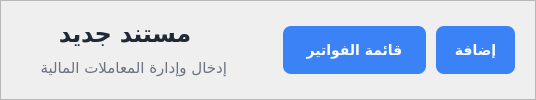
        <widget class="QFrame" name="Frame_TopHeader">
         <property name="styleSheet">
          <string notr="true">QFrame#Frame_TopHeader {
    background-color: rgba(255, 255, 255, 0.62);
    border-bottom: 1px solid rgba(209, 213, 219, 0.50);
    border-top-left-radius: 20px;
    border-top-right-radius: 20px;
}</string>
         </property>
         <property name="frameShape">
          <enum>QFrame::StyledPanel</enum>
         </property>
         <property name="frameShadow">
          <enum>QFrame::Plain</enum>
         </property>
         <layout class="QHBoxLayout" name="headerLayout">
          <property name="spacing">
           <number>12</number>
          </property>
          <property name="leftMargin">
           <number>24</number>
          </property>
          <property name="topMargin">
           <number>16</number>
          </property>
          <property name="rightMargin">
           <number>20</number>
          </property>
          <property name="bottomMargin">
           <number>16</number>
          </property>
          <item>
           <layout class="QVBoxLayout" name="titleSectionLayout">
            <property name="spacing">
             <number>2</number>
            </property>
            <property name="leftMargin">
             <number>0</number>
            </property>
            <property name="topMargin">
             <number>0</number>
            </property>
            <property name="rightMargin">
             <number>0</number>
            </property>
            <property name="bottomMargin">
             <number>0</number>
            </property>
            <item>
             <layout class="QHBoxLayout" name="titleRowLayout">
              <property name="spacing">
               <number>8</number>
              </property>
              <item>
               <widget class="QLabel" name="Label_HeaderIcon">
                <property name="minimumSize">
                 <size>
                  <width>24</width>
                  <height>24</height>
                 </size>
                </property>
                <property name="styleSheet">
                 <string notr="true">QLabel#Label_HeaderIcon {
    color: #3B82F6;
    font-size: 20px;
}</string>
                </property>
                <property name="text">
                 <string/>
                </property>
                <property name="scaledContents">
                 <bool>false</bool>
                </property>
                <property name="alignment">
                 <set>Qt::AlignCenter</set>
                </property>
               </widget>
              </item>
              <item>
               <widget class="QLabel" name="Label_DocumentTitle">
                <property name="font">
                 <font>
                  <family>Tajawal</family>
                  <pointsize>-1</pointsize>
                  <weight>87</weight>
                  <bold>true</bold>
                 </font>
                </property>
                <property name="layoutDirection">
                 <enum>Qt::RightToLeft</enum>
                </property>
                <property name="styleSheet">
                 <string notr="true">QLabel#Label_DocumentTitle {
    color: #1F2937;
    font-size: 24px;
    font-weight: 700;
    letter-spacing: -0.3px;
}</string>
                </property>
                <property name="text">
                 <string>مستند جديد</string>
                </property>
               </widget>
              </item>
              <item>
               <spacer name="titleSpacer">
                <property name="orientation">
                 <enum>Qt::Horizontal</enum>
                </property>
                <property name="sizeHint" stdset="0">
                 <size>
                  <width>40</width>
                  <height>20</height>
                 </size>
                </property>
               </spacer>
              </item>
             </layout>
            </item>
            <item>
             <widget class="QLabel" name="Label_DocumentSubtitle">
              <property name="font">
               <font>
                <family>Tajawal</family>
                <pointsize>-1</pointsize>
                <weight>50</weight>
                <bold>false</bold>
               </font>
              </property>
              <property name="layoutDirection">
               <enum>Qt::RightToLeft</enum>
              </property>
              <property name="styleSheet">
               <string notr="true">QLabel#Label_DocumentSubtitle {
    color: #6B7280;
    font-size: 15px;
    font-weight: 400;
    margin-top: 2px;
}</string>
              </property>
              <property name="text">
               <string>إدخال وإدارة المعاملات المالية</string>
              </property>
             </widget>
            </item>
           </layout>
          </item>
          <item>
           <spacer name="headerSpacer">
            <property name="orientation">
             <enum>Qt::Horizontal</enum>
            </property>
            <property name="sizeHint" stdset="0">
             <size>
              <width>40</width>
              <height>20</height>
             </size>
            </property>
           </spacer>
          </item>
          <item>
           <layout class="QHBoxLayout" name="headerControlsLayout">
            <property name="spacing">
             <number>10</number>
            </property>
            <property name="leftMargin">
             <number>0</number>
            </property>
            <property name="topMargin">
             <number>0</number>
            </property>
            <property name="rightMargin">
             <number>0</number>
            </property>
            <property name="bottomMargin">
             <number>0</number>
            </property>
            <item>
             <widget class="QToolButton" name="Button_ListTransactions">
              <property name="minimumSize">
               <size>
                <width>0</width>
                <height>48</height>
               </size>
              </property>
              <property name="maximumSize">
               <size>
                <width>16777215</width>
                <height>48</height>
               </size>
              </property>
              <property name="font">
               <font>
                <family>Tajawal</family>
                <pointsize>-1</pointsize>
                <weight>75</weight>
                <bold>true</bold>
               </font>
              </property>
              <property name="cursor">
               <cursorShape>PointingHandCursor</cursorShape>
              </property>
              <property name="styleSheet">
               <string notr="true">QToolButton#Button_ListTransactions {
    background-color: #3B82F6;
    color: #FFFFFF;
    border: none;
    border-radius: 8px;
    font-size: 14px;
    font-weight: 600;
    padding: 7px 18px;
    min-height: 34px;
    spacing: 6px;
}
QToolButton#Button_ListTransactions:hover { background-color: #2563EB; }
QToolButton#Button_ListTransactions:pressed { background-color: #1D4ED8; }</string>
              </property>
              <property name="text">
               <string>قائمة الفواتير</string>
              </property>
              <property name="toolButtonStyle">
               <enum>Qt::ToolButtonTextBesideIcon</enum>
              </property>
             </widget>
            </item>
            <item>
             <widget class="QPushButton" name="Button_AddTier">
              <property name="font">
               <font>
                <family>Tajawal</family>
                <pointsize>-1</pointsize>
                <weight>75</weight>
                <bold>true</bold>
               </font>
              </property>
              <property name="cursor">
               <cursorShape>PointingHandCursor</cursorShape>
              </property>
              <property name="styleSheet">
               <string notr="true">QPushButton#Button_AddTier {
    background-color: #3B82F6;
    color: #FFFFFF;
    border: none;
    border-radius: 8px;
    font-size: 14px;
    font-weight: 600;
    padding: 7px 18px;
    min-height: 34px;
    spacing: 6px;
}
QPushButton#Button_AddTier:hover { background-color: #2563EB; }
QPushButton#Button_AddTier:pressed { background-color: #1D4ED8; }</string>
              </property>
              <property name="text">
               <string>إضافة</string>
              </property>
             </widget>
            </item>
           </layout>
          </item>
         </layout>
        </widget>
